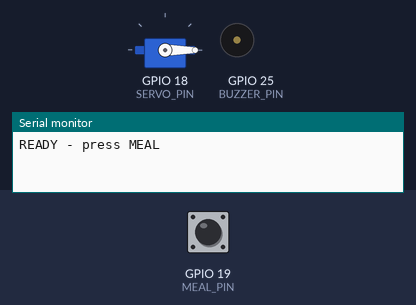
Simulated run of this sketch. Board: ESP32. On the bench: servo, buzzer (waves = sounding), the last lines printed to the serial monitor. The inputs (shaded band) are chosen by the test bench; at power-on: GPIO 19 (MEAL_PIN) HIGH.

Above: at 1.2 s.
1.3 s: GPIO 19 (MEAL_PIN) pulled LOW for 0.15 s
At 2.5 s:
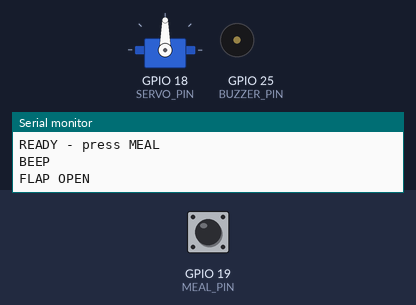
4.4 s: GPIO 19 (MEAL_PIN) pulled LOW for 1 s
At 4.9 s:
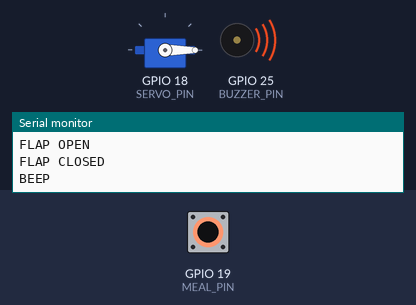
7.6 s: GPIO 19 (MEAL_PIN) pulled LOW for 3.2 s
At 10.5 s:
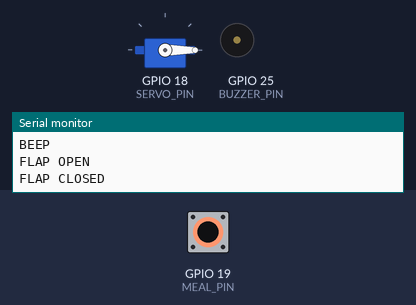
Timing chart, 0 to 12.0 s (numbered marks = the images above; inputs shaded):
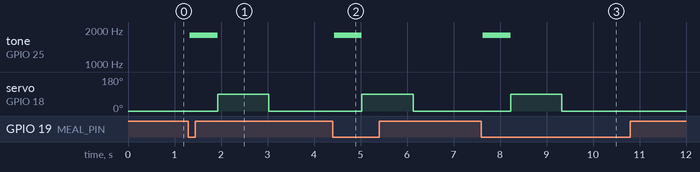

Measured:
- after the input at 1.3 s, tone on GPIO 25 (BUZZER_PIN): silent → 1800 Hz at once, → silent 0.60 s later; servo on GPIO 18 (SERVO_PIN): 0° → 90° after 0.63 s, → 0° 1.1 s later
- after the input at 4.4 s, tone on GPIO 25 (BUZZER_PIN): silent → 1800 Hz at once, → silent 0.60 s later; servo on GPIO 18 (SERVO_PIN): 0° → 90° after 0.63 s, → 0° 1.1 s later
- after the input at 7.6 s, tone on GPIO 25 (BUZZER_PIN): silent → 1800 Hz at once, → silent 0.60 s later; servo on GPIO 18 (SERVO_PIN): 0° → 90° after 0.63 s, → 0° 1.1 s later

The sketch:

sketch.ino
```cpp
#include <Arduino.h>

#include <ESP32Servo.h>

constexpr int SERVO_PIN = 18;
constexpr int BUZZER_PIN = 25;
constexpr int MEAL_PIN = 19;
constexpr int BEEP_MS = 600;
constexpr int PORTION_MS = 1100;

class DebouncedInput {
  uint8_t pin;
  bool raw = HIGH;
  bool stable = HIGH;
  uint32_t changedAt = 0;
public:
  explicit DebouncedInput(uint8_t pinNumber) : pin(pinNumber) {}
  void begin() {
    pinMode(pin, INPUT_PULLUP);
    raw = stable = digitalRead(pin);
    changedAt = millis();
  }
  bool fell(uint32_t now) {
    const bool reading = digitalRead(pin);
    if (reading != raw) {
      raw = reading;
      changedAt = now;
    }
    if (stable == raw || now - changedAt < 30) return false;
    stable = raw;
    return stable == LOW;
  }
  bool active() const { return stable == LOW; }
};


// Lab 1: เปลี่ยนการกดหนึ่งครั้งให้เป็นเสียงและการเปิดฝาหนึ่งรอบ
Servo flap;
DebouncedInput mealButton(MEAL_PIN);

enum class Step { Ready, Beep, Open };
Step step = Step::Ready;
uint32_t stepAt;

void setup() {
  Serial.begin(115200);
  mealButton.begin();
  pinMode(BUZZER_PIN, OUTPUT);
  flap.setPeriodHertz(50);
  flap.attach(SERVO_PIN, 1000, 2000);
  flap.write(0);
  Serial.println("READY - press MEAL");
}

void loop() {
  const uint32_t now = millis();
  const bool pressed = mealButton.fell(now);
  if (step == Step::Ready && pressed) {
    tone(BUZZER_PIN, 1800, BEEP_MS);
    stepAt = now;
    step = Step::Beep;
    Serial.println("BEEP");
  } else if (step == Step::Beep && now - stepAt >= BEEP_MS) {
    flap.write(90);
    stepAt = now;
    step = Step::Open;
    Serial.println("FLAP OPEN");
  } else if (step == Step::Open && now - stepAt >= PORTION_MS) {
    flap.write(0);
    step = Step::Ready;
    Serial.println("FLAP CLOSED");
  }
  // พักการอ่านขา 1 ms ต่อรอบ คืนเวลาให้ตัวจำลอง · จับเวลาฝาด้วย millis()
  delay(1);
}
```
